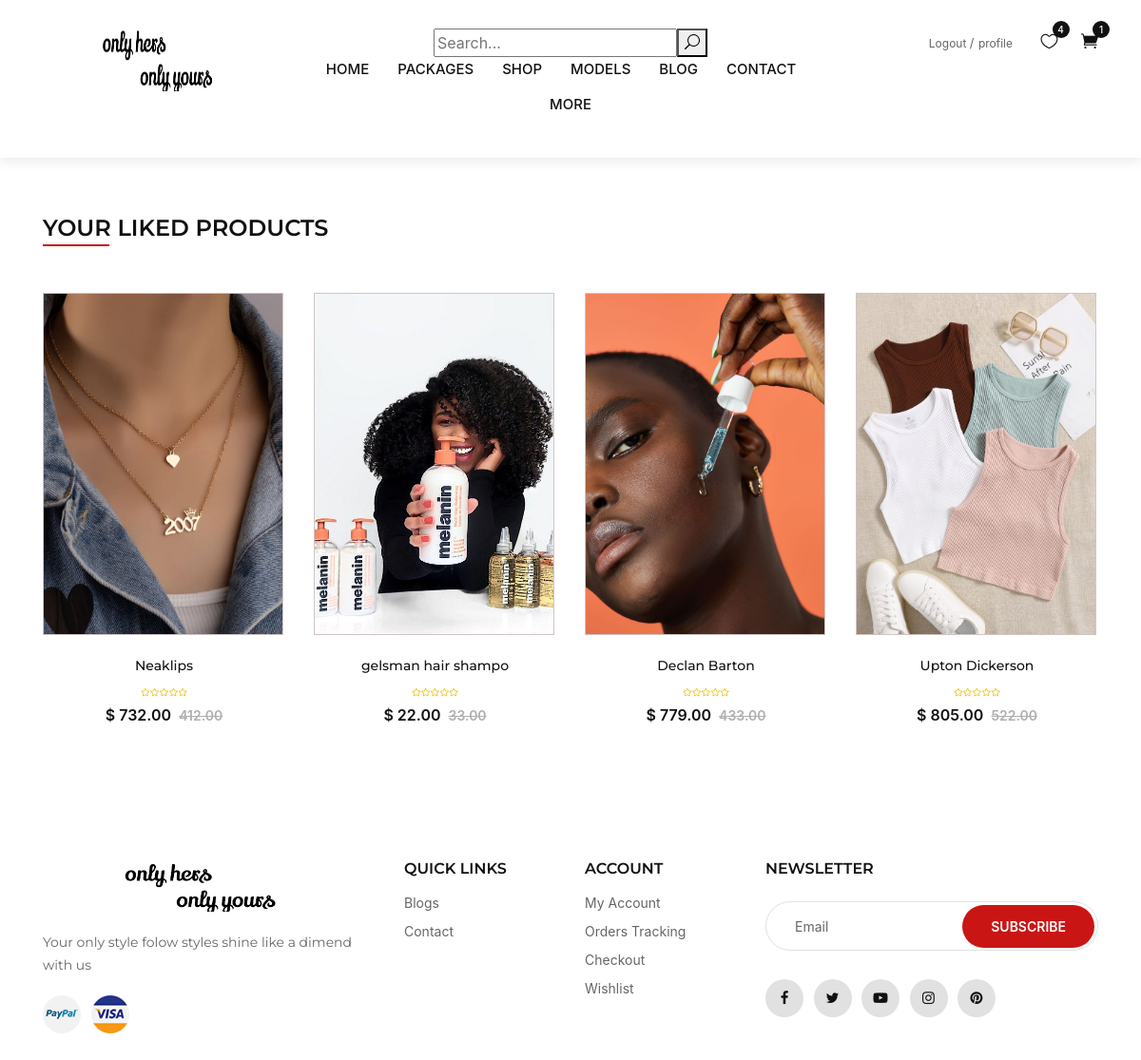
The app's page /wishlist/ (signed in) with its own data.
### base/models.py (models this page shows)
class WishlistProduct(models.Model):
    wishlist = models.ForeignKey(Wishlist, on_delete=models.CASCADE)
    product = models.ForeignKey(Product, on_delete=models.CASCADE)

class Product(models.Model):
    pro_id = ShortUUIDField(unique=True, length=15, max_length=20, alphabet='0123456789ABCDEFGHIJKLMNOPQRSTUVWXYZ', primary_key=True, editable=False, prefix='pro')
    name = models.CharField(max_length=30)
    Category = models.ForeignKey('Category', on_delete=models.SET_NULL, blank=True, null=True)
    sub_Category = models.ForeignKey('SubCategory', on_delete=models.SET_NULL, blank=True, null=True,)
    display_image = models.ImageField(upload_to=get_product_upload_path)
    deatail_image = models.OneToOneField('ProductImage', on_delete=models.SET_NULL, blank=True, null=True, related_name='detail_product')
    new_price = models.DecimalField(max_digits=10, decimal_places=2)
    old_price = models.DecimalField(max_digits=10, decimal_places=2, null = True, blank = True)
    description = models.TextField()
    percentage_discount = models.DecimalField(max_digits=5, decimal_places=2, null = True, blank = True)
    created_at = models.DateTimeField(auto_now_add=True)
    updated_at = models.DateTimeField(auto_now=True)
    tag = models.ManyToManyField('Tag', blank=True)
    label = models.CharField(max_length=30, null = True, blank = True)
    in_stock = models.BooleanField(default=False)
    Tranding = models.BooleanField(default=False)
    Hot = models.BooleanField(default=False)
    rating = models.ForeignKey('Review', on_delete=models.SET_NULL, blank=True, null=True, related_name='rated_products')
    infulancer = models.ForeignKey('userauths.User', on_delete=models.SET_NULL, blank=True, null=True)

### base/views.py (the view)
# urls.py: path('wishlist/', views.wishlist, name='wishlist-page'),
@login_required(login_url='userauths:login-page')
def wishlist(request):
    wishlist = Wishlist.objects.get(user=request.user)
    wishlist_products = WishlistProduct.objects.filter(wishlist=wishlist)
    if not wishlist_products.exists():
        messages.info(request, "Nothing in your wishlist")
        return HttpResponseRedirect(request.META.get('HTTP_REFERER', '/'))
    context = {
        'products': wishlist_products,
        'range_1_6': range(1, 6),
    }
    return render(request, 'base/wishlist.html', context)

### base/templatetags/my_custom_tags.py (called while the page is built)
@register.filter
def is_supermodel(user):
    try:
        return hasattr(user, 'supermodel') and user.supermodel is not None
    except user.DoesNotExist:
        return False

### templates/base/wishlist.html (shortened to what this page needs)
{% extends "base.html" %}
{% load static %}
{% block page_content %}
<section class="product spad">
    <div class="container">
        <div class="row">
            <div class="col-lg-4 col-md-4">
                <div class="section-title">
                    <h4>Your liked products</h4>
                </div>
            </div>
        </div>
        <div class="row property__gallery">
            {% for pro in products %}
            <div class="col-lg-3 col-md-4 col-sm-6 product-box" id="product-{{ pro.product.pro_id }}" }}>
                <div class="product__item">
                    <div class="product__item__pic set-bg" data-setbg="{{ pro.product.display_image.url }}">
                    <ul class="product__hover">
                    </ul>
                    </div>
                    <div class="product__item__text">
                        <h6><a href="{% url 'base:product_details-page' pro.product.pro_id %}">{{ pro.product.name}}</a></h6>
                        <div class="rating">
                        {% for i in range_1_6 %}
                            {% if i <= pro.product.rating %}
                                <i class="fa fa-star"></i>
                            {% else %}
                                <i class="fa fa-star-o"></i>
                            {% endif %}
                        {% endfor %}
                        </div>
                        <div class="product__price">$ {{ pro.product.old_price }} <span>{{ pro.product.new_price }}</span> </div>
                    </div>
                </div>
            </div>
            {% endfor %}
        </div>
    </div>
</section>
{% endblock page_content %}

### static/css/style.css (style rules this page uses)
html, body { height: 100%; font-family: "Montserrat", sans-serif; -webkit-font-smoothing: antialiased; }
h1, h2, h3, h4, h5, h6 { margin: 0; color: #111111; font-weight: 400; font-family: "Montserrat", sans-serif; }
h4 { font-size: 24px; }
h6 { font-size: 16px; }
ul, ol { padding: 0; margin: 0; }
.section-title { margin-bottom: 45px; }
.section-title h4 { color: #111111; font-weight: 600; text-transform: uppercase; position: relative; display: inline-block; }
.section-title h4:after { position: absolute; left: 0; bottom: -4px; height: 2px; width: 70px; background: #ca1515; content: ""; }
.set-bg { background-repeat: no-repeat; background-size: cover; background-position: top center; }
.spad { padding-top: 100px; padding-bottom: 100px; }
.product { padding-top: 60px; padding-bottom: 50px; }
.product__item { margin-bottom: 35px; }
.product__item__pic { height: 360px; position: relative; overflow: hidden; border: 1px solid rgb(209, 197, 197); margin-right : 2px; }
.product__hover { position: absolute; left: 0; width: 100%; bottom: 30px; text-align: center; }
.product__item__text { text-align: center; padding-top: 22px; }
.product__item__text h6 a { font-size: 14px; color: #111111; }
.product__item__text .rating { line-height: 18px; margin-bottom: 5px; }
.product__item__text .rating i { font-size: 10px; color: #e3c01c; margin-right: -4px; }
.product__item__text .rating i:last-child { margin-right: 0; }
.product__item__text .product__price { color: #111111; font-weight: 600; }
.product__item__text .product__price span { font-size: 14px; color: #b1b0b0; text-decoration: line-through; margin-left: 4px; }
@media only screen and (min-width: 1200px) { .container { max-width: 1170px; } }

### records on screen
WishlistProduct: shows a picture, product.name "Neaklips", product.old_price "732.00", product.new_price "412.00"
WishlistProduct: shows a picture, product.name "gelsman hair shampo", product.old_price "22.00", product.new_price "33.00"
WishlistProduct: shows a picture, product.name "Declan Barton", product.old_price "779.00", product.new_price "433.00"
WishlistProduct: shows a picture, product.name "Upton Dickerson", product.old_price "805.00", product.new_price "522.00"

### other values on screen
{{ wishlist_count }} "4"
{{ all_cart_count }} "1"
